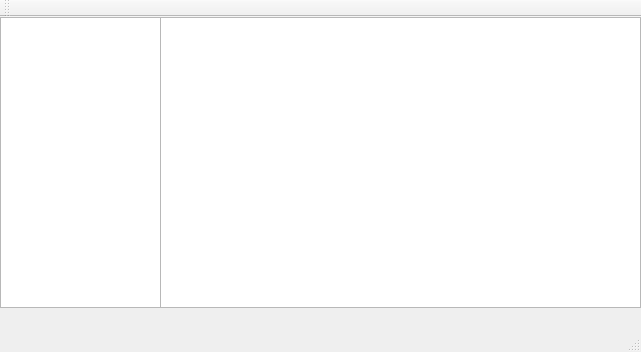
<?xml version="1.0" encoding="UTF-8"?>
<ui version="4.0">
 <class>MainWindow</class>
 <widget class="QMainWindow" name="MainWindow">
  <property name="geometry">
   <rect>
    <x>0</x>
    <y>0</y>
    <width>641</width>
    <height>352</height>
   </rect>
  </property>
  <property name="windowTitle">
   <string>MainWindow</string>
  </property>
  <widget class="QWidget" name="centralWidget">
   <widget class="QPlainTextEdit" name="InputString">
    <property name="geometry">
     <rect>
      <x>0</x>
      <y>0</y>
      <width>161</width>
      <height>291</height>
     </rect>
    </property>
   </widget>
   <widget class="QTableView" name="AnalyseProcess">
    <property name="geometry">
     <rect>
      <x>160</x>
      <y>0</y>
      <width>481</width>
      <height>291</height>
     </rect>
    </property>
   </widget>
  </widget>
  <widget class="QMenuBar" name="menuBar">
   <property name="geometry">
    <rect>
     <x>0</x>
     <y>0</y>
     <width>641</width>
     <height>23</height>
    </rect>
   </property>
  </widget>
  <widget class="QToolBar" name="mainToolBar">
   <attribute name="toolBarArea">
    <enum>TopToolBarArea</enum>
   </attribute>
   <attribute name="toolBarBreak">
    <bool>false</bool>
   </attribute>
  </widget>
  <widget class="QStatusBar" name="statusBar"/>
 </widget>
 <layoutdefault spacing="6" margin="11"/>
 <resources/>
 <connections/>
</ui>
